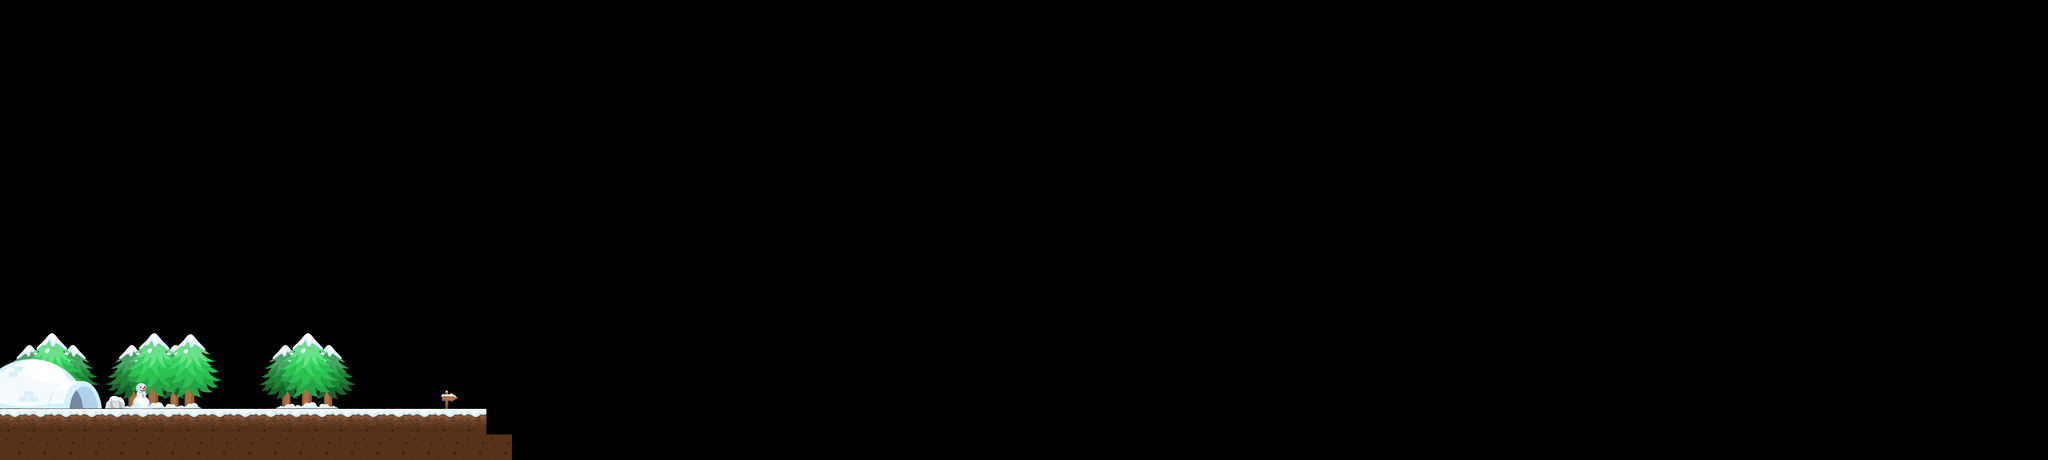

A 2D game scene composited from a Tiled map and its tileset images. What follows is a short description and the map's XML, with each tile layer's data collapsed to a summary:
An orthogonal 80x18 tile map with 128x128 px tiles, 3 tile layers (World, bg2, bg), 2 tilesets.

<map version="1.2" tiledversion="1.3.3" orientation="orthogonal" renderorder="right-down" width="80" height="18" tilewidth="128" tileheight="128" infinite="0" nextlayerid="4" nextobjectid="1">
 <tileset firstgid="1" name="winterTiles" tilewidth="128" tileheight="128" tilecount="16" columns="4">
  <image source="../images/winter/winter.png" width="512" height="512" />
 </tileset>
 <tileset firstgid="17" name="objects" tilewidth="128" tileheight="128" tilecount="256" columns="16">
  <image source="../images/objects.png" width="2048" height="2048" />
 </tileset>
 <layer id="1" name="World" width="80" height="18">
  <data>[1440 cells, 39 non-empty, 2 distinct tile ids]</data>
 </layer>
 <layer id="3" name="bg2" width="80" height="18">
  <data>[1440 cells, 37 non-empty, 13 distinct tile ids]</data>
 </layer>
 <layer id="2" name="bg" width="80" height="18">
  <data>[1440 cells, 19 non-empty, 19 distinct tile ids]</data>
 </layer>
</map>
